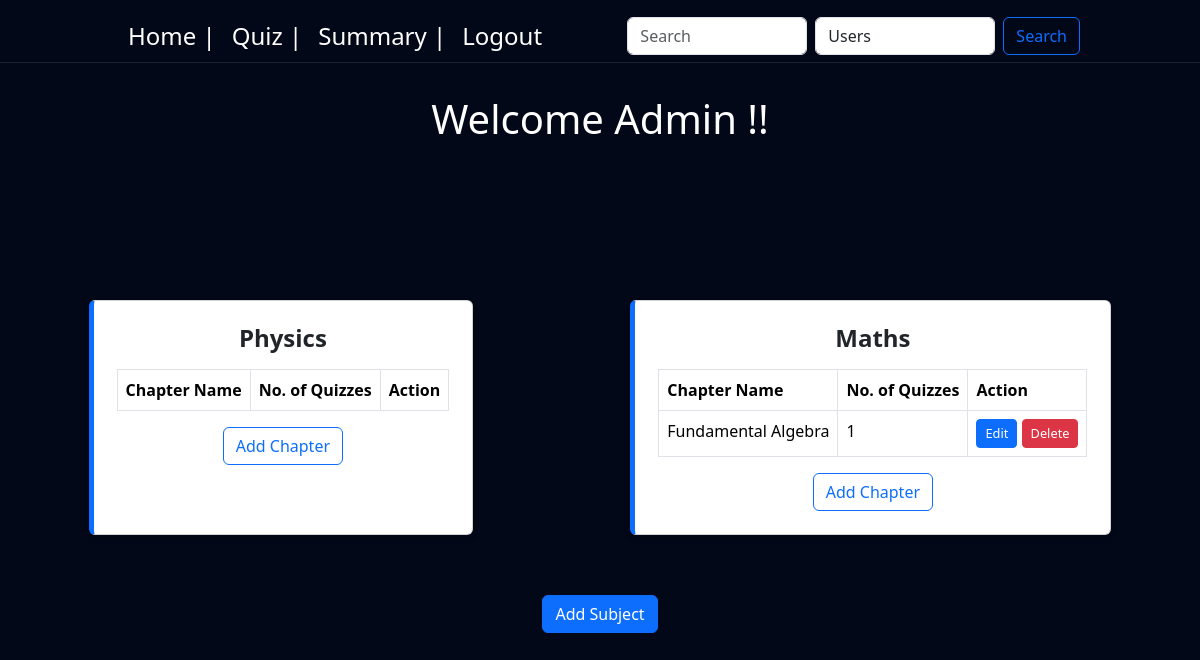
Screenshot of /home (signed in) with the database file from the repository.
### controller/models.py (models this page shows)
class Role(db.Model):
    id = db.Column(db.Integer, primary_key=True, autoincrement=True)
    name = db.Column(db.String(50), nullable=False)

class Subject(db.Model):
    id = db.Column(db.Integer, primary_key=True, autoincrement=True)
    name = db.Column(db.String(50), unique=True, nullable=False)
    description = db.Column(db.String(50))
    chapters = db.relationship('Chapter', backref='subject', lazy=True)

class Chapter(db.Model):
    id = db.Column(db.Integer, primary_key=True, autoincrement=True)
    name = db.Column(db.String(150), nullable=False)
    description = db.Column(db.String(500))
    subject_id = db.Column(db.Integer, db.ForeignKey('subject.id'), nullable=False)
    quizzes = db.relationship('Quiz', backref='chapter', lazy=True)

### controller/routes.py (the view)
@app.route('/home')
def home():
    subjects = Subject.query.options(db.joinedload(Subject.chapters)).all()
    return render_template('home.html', subjects=subjects)

### controller/models.py (called while the page is built)
    @property
    def is_admin(self):
        return any(role.name == 'admin' for role in self.roles)

### main.py (called while the page is built)
@login_manager.user_loader
def load_user(user_id):
    return User.query.get(int(user_id))

### templates/home.html (shortened to what this page needs)
<!DOCTYPE html>
<html lang="en">
<head>
    {% block bootstrap_css %}
    <link href="https://cdn.jsdelivr.net/npm/bootstrap@5.3.3/dist/css/bootstrap.min.css" rel="stylesheet"
>
    {% endblock %}
    {% block custom_css %}
    <link rel="stylesheet" href="{{ url_for('static', filename='styles.css') }}">
    {% endblock %}
</head>
<body>
    {% include 'navbar1.html' %}
    <div class="background">
        <div class="heading-sec">
            <h1>Welcome Admin !!</h1>
        </div>
        <div class="subjects-container">
            {% for subject in subjects %}
            <div class="card">
                <div class="card-body">
                    <h5 class="card-title" style="justify-content: center; text-align: center;">{{ subject.name }}</h5>
                    <table class="table table-bordered mt-3">
                        <thead>
                            <tr>
                                <th>Chapter Name</th>
                                <th>No. of Quizzes</th>
                                <th>Action</th>
                            </tr>
                        </thead>
                        <tbody>
                            {% for chapter in subject.chapters %}
                            <tr>
                                <td>{{ chapter.name }}</td>
                                <td>{{ chapter.quizzes|length }}</td>
                                <td>
                                    <a href="{{ url_for('edit_chapter', chapter_id=chapter.id) }}" class="btn btn-sm btn-primary">Edit</a>
                                    <form action="{{ url_for('delete_chapter', chapter_id=chapter.id) }}" method="POST"
                                        style="display:inline;" onsubmit="return confirm('Are you sure you want to delete this chapter?');">
                                        <button type="submit" class="btn btn-sm btn-danger">Delete</button>
                                    </form>
                                </td>
                            </tr>
                            {% endfor %}
                        </tbody>
                    </table>
                    <center><a href="{{ url_for('chapter', subject_id=subject.id) }}" class="btn btn-outline-primary">Add Chapter</a></center>
                </div>
            </div>
            {% endfor %}
        </div>
<center><a href="{{ url_for('subject') }}" class="btn btn-primary">Add Subject</a></center>
    </div>
</body>
</html>

### templates/navbar1.html (shortened to what this page needs)
<!DOCTYPE html>
<html lang="en">
<head>
</head>
<body>
  <nav class="navbar navbar-expand-lg fixed-top" style="padding: 0 108px; margin-top: 10px; margin-bottom: 15px;">
    <div class="container-fluid">
      <div class="collapse navbar-collapse" id="navbarSupportedContent">
        <ul class="navbar-nav me-auto mb-2 mb-lg-0">
          <li class="nav-item">
            <a class="nav-link active" aria-current="page" href="home" style="font-size: x-large;">Home | </a>
          </li>
          <li class="nav-item">
            <a class="nav-link" href="quiz-list" style="font-size: x-large;">Quiz | </a>
          </li>
          <li class="nav-item">
            <a class="nav-link" href="admin/summary" style="font-size: x-large;">Summary | </a>
          </li>
          <li class="nav-item">
            <a class="nav-link" href="logout" style="font-size: x-large;">Logout</a>
          </li>
        </ul>
        <form class="d-flex" role="search" onsubmit="event.preventDefault(); performNavbarSearch();">
          <input class="form-control me-2" type="search" id="navbarSearchQuery" placeholder="Search" aria-label="Search">
          <select id="navbarSearchFilter" class="form-control me-2">
              {% if current_user.is_admin %}
                  <option value="users">Users</option>
              {% else %}
                  <option value="subjects">Subjects</option>
                  <option value="quizzes">Quizzes</option>
              {% endif %}
          </select>
          <button class="btn btn-outline-primary" type="submit">Search</button>
      </form>
  </div>
</div>
</nav>
</body>
</html>

### static/styles.css (style rules this page uses)
html, body { height: 100%; margin: 0; padding: 0; overflow-x: auto; background: #020817 ; background-size: 400% 400%; backdrop-filter: blur(10px); scroll-behavior: smooth; }
.navbar { background: #020817 !important; backdrop-filter: blur(10px); border-bottom: 1px solid rgba(255, 255, 255, 0.1); }
.navbar .nav-link, .navbar-brand { color: white !important; }

### templates/home.html (style rules this page uses)
.heading-sec { padding-top: 5px; display: flex; justify-content: center; align-items: center; height: 30vh; color: white; font-size: 50px; font-weight: 800; background: #020817 !important; backdrop-filter: blur(10px); text-align: center; }
.btn-primary { background-color: #0d6efd; border-color: #0d6efd; position: relative; }
.subjects-container { display: flex; justify-content: center; flex-wrap: wrap; gap: 20px; padding: 20px; }
.card { border-left: 5px solid #0d6efd; box-shadow: 0px 4px 6px rgba(0, 0, 0, 0.1); width: fit-content; margin: 40px auto; padding: 7px; }
.card-title { font-weight: bold; font-size: 1.5rem; }
.table { margin-top: 15px; }
.btn-sm { font-size: 0.8rem; }

### rows the page displays
Role: name "Users"
Subject: name "Physics"
Subject: name "Maths"
Chapter: name "Fundamental Algebra", quizzes|length "1"
